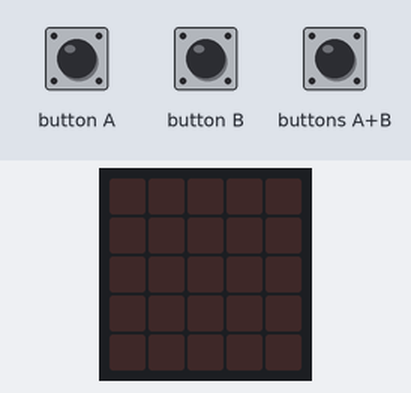
The program below on a simulated Calliope mini (MakeCode). On the bench: the board's 5×5 LED display. Inputs (shaded band) come from the test bench.

Above: at 1.2 s.
1.3 s: buttons A+B pressed for 0.15 s
At 4.0 s:
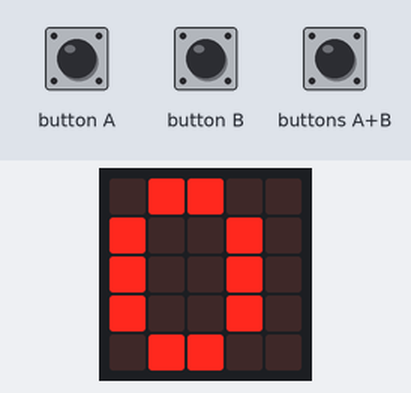
4.4 s: buttons A+B pressed for 1 s
At 6.9 s:
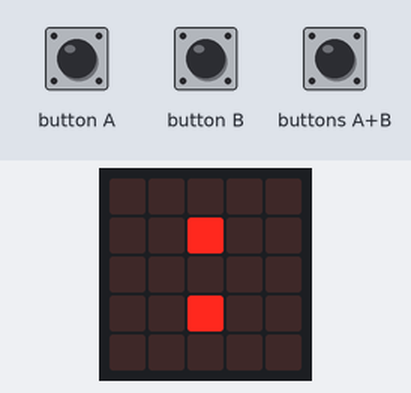
Timing chart, 0 to 8.4 s (numbered marks = the images above; inputs shaded):
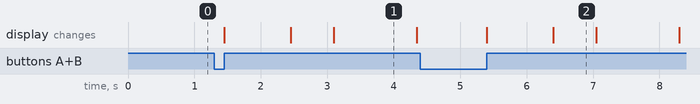

The program:

main.ts
```typescript
input.onButtonEvent(Button.A, input.buttonEventClick(), function () {
    stunde += 1
})
input.onButtonEvent(Button.AB, input.buttonEventClick(), function () {
    basic.showNumber(stunde)
    basic.pause(250)
    basic.showLeds(`
        . . . . .
        . . # . .
        . . . . .
        . . # . .
        . . . . .
        `)
    basic.pause(250)
    basic.showNumber(minute)
    basic.pause(500)
    basic.clearScreen()
})
input.onButtonEvent(Button.B, input.buttonEventClick(), function () {
    minute += 1
})
let minute = 0
let stunde = 0
stunde = 0
minute = -1
loops.everyInterval(60000, function () {
    minute += 1
    if (minute == 60) {
        minute = 0
        stunde += 1
    }
    if (stunde == 12) {
        stunde = 0
    }
})
basic.forever(function () {

})
```

test.ts
```typescript
// Hier kann man Tests durchführen; diese Datei wird nicht kompiliert, wenn dieses Paket als Erweiterung verwendet wird.
```

Measured:
- after the input at 1.3 s, the display: changes after 0.15 s (image 1)
- after the input at 4.4 s, the display: first changes after 1.0 s (image 2 shows a later state)
- what the display in image 1 shows lasts 1.3 s, from 3.1 s to 4.4 s
- what the display in image 2 shows lasts 0.7 s, from 6.4 s to 7.1 s
